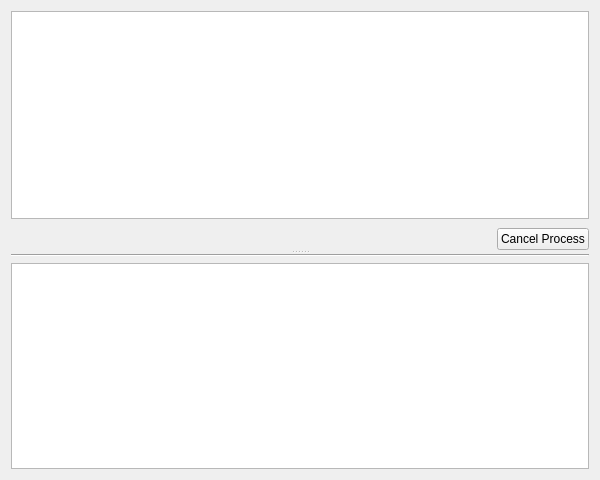
<?xml version="1.0" encoding="UTF-8"?>
<ui version="4.0">
 <class>Form</class>
 <widget class="QWidget" name="Form">
  <property name="geometry">
   <rect>
    <x>0</x>
    <y>0</y>
    <width>600</width>
    <height>480</height>
   </rect>
  </property>
  <property name="minimumSize">
   <size>
    <width>600</width>
    <height>0</height>
   </size>
  </property>
  <property name="windowTitle">
   <string>Form</string>
  </property>
  <layout class="QVBoxLayout" name="verticalLayout_3">
   <item>
    <widget class="QSplitter" name="splitter">
     <property name="orientation">
      <enum>Qt::Vertical</enum>
     </property>
     <widget class="QWidget" name="verticalLayoutWidget">
      <layout class="QVBoxLayout" name="verticalLayout">
       <property name="spacing">
        <number>9</number>
       </property>
       <item>
        <widget class="QTableView" name="tableView">
         <property name="sizePolicy">
          <sizepolicy hsizetype="MinimumExpanding" vsizetype="Expanding">
           <horstretch>0</horstretch>
           <verstretch>0</verstretch>
          </sizepolicy>
         </property>
         <property name="sizeAdjustPolicy">
          <enum>QAbstractScrollArea::AdjustIgnored</enum>
         </property>
         <property name="selectionMode">
          <enum>QAbstractItemView::SingleSelection</enum>
         </property>
         <property name="selectionBehavior">
          <enum>QAbstractItemView::SelectRows</enum>
         </property>
         <attribute name="horizontalHeaderCascadingSectionResizes">
          <bool>true</bool>
         </attribute>
         <attribute name="horizontalHeaderMinimumSectionSize">
          <number>100</number>
         </attribute>
         <attribute name="horizontalHeaderDefaultSectionSize">
          <number>100</number>
         </attribute>
         <attribute name="horizontalHeaderStretchLastSection">
          <bool>true</bool>
         </attribute>
        </widget>
       </item>
       <item>
        <layout class="QHBoxLayout" name="horizontalLayout">
         <property name="topMargin">
          <number>0</number>
         </property>
         <property name="bottomMargin">
          <number>0</number>
         </property>
         <item>
          <spacer name="horizontalSpacer">
           <property name="orientation">
            <enum>Qt::Horizontal</enum>
           </property>
           <property name="sizeHint" stdset="0">
            <size>
             <width>40</width>
             <height>20</height>
            </size>
           </property>
          </spacer>
         </item>
         <item>
          <widget class="QPushButton" name="pushButton">
           <property name="text">
            <string>Cancel Process</string>
           </property>
          </widget>
         </item>
        </layout>
       </item>
      </layout>
     </widget>
     <widget class="QWidget" name="verticalLayoutWidget_2">
      <layout class="QVBoxLayout" name="verticalLayout_2">
       <item>
        <widget class="Line" name="line">
         <property name="orientation">
          <enum>Qt::Horizontal</enum>
         </property>
        </widget>
       </item>
       <item>
        <widget class="QTextBrowser" name="textBrowser"/>
       </item>
      </layout>
     </widget>
    </widget>
   </item>
  </layout>
 </widget>
 <resources/>
 <connections/>
</ui>
